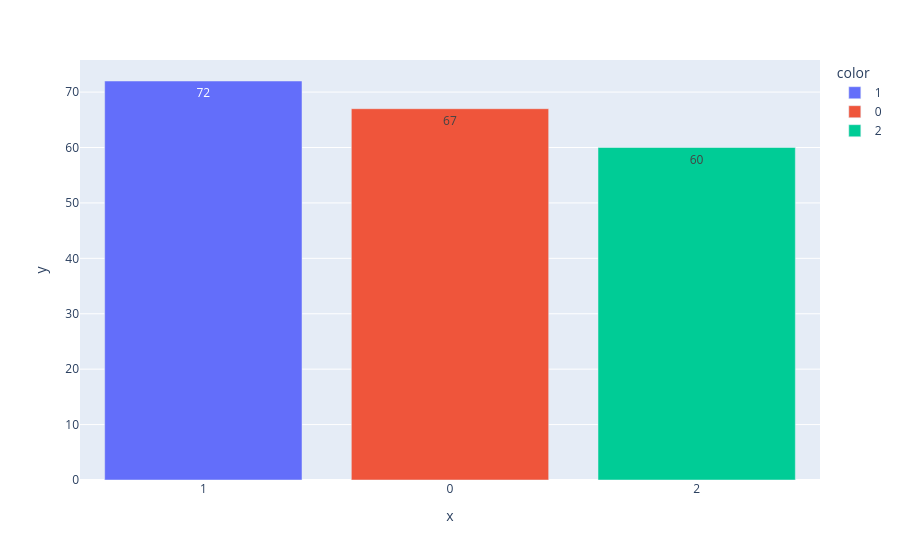

Notebook code cell kept with this figure:
### Code cell
# Diagramme en barre des nombres d'observations
fig = px.bar(x = val1.index.astype(str), y = val1.values, color = val1.index.astype(str), text_auto = True)
fig.show()

### Figure 1 — Plotly figure (JSON) as saved in the notebook; plotly's stock layout.template omitted (floating-point values rounded to 4 significant figures)
{"data": [{"hovertemplate": "color=1<br>x=%{x}<br>y=%{y}<extra></extra>", "legendgroup": "1", "marker": {"color": "#636efa", "pattern": {"shape": ""}}, "name": "1", "orientation": "v", "showlegend": true, "textposition": "auto", "texttemplate": "%{y}", "type": "bar", "x": ["1"], "xaxis": "x", "y": [72], "yaxis": "y"}, {"hovertemplate": "color=0<br>x=%{x}<br>y=%{y}<extra></extra>", "legendgroup": "0", "marker": {"color": "#EF553B", "pattern": {"shape": ""}}, "name": "0", "orientation": "v", "showlegend": true, "textposition": "auto", "texttemplate": "%{y}", "type": "bar", "x": ["0"], "xaxis": "x", "y": [67], "yaxis": "y"}, {"hovertemplate": "color=2<br>x=%{x}<br>y=%{y}<extra></extra>", "legendgroup": "2", "marker": {"color": "#00cc96", "pattern": {"shape": ""}}, "name": "2", "orientation": "v", "showlegend": true, "textposition": "auto", "texttemplate": "%{y}", "type": "bar", "x": ["2"], "xaxis": "x", "y": [60], "yaxis": "y"}], "layout": {"barmode": "relative", "legend": {"title": {"text": "color"}, "tracegroupgap": 0}, "margin": {"t": 60}, "xaxis": {"anchor": "y", "domain": [0.0, 1.0], "title": {"text": "x"}}, "yaxis": {"anchor": "x", "domain": [0.0, 1.0], "title": {"text": "y"}}}}
